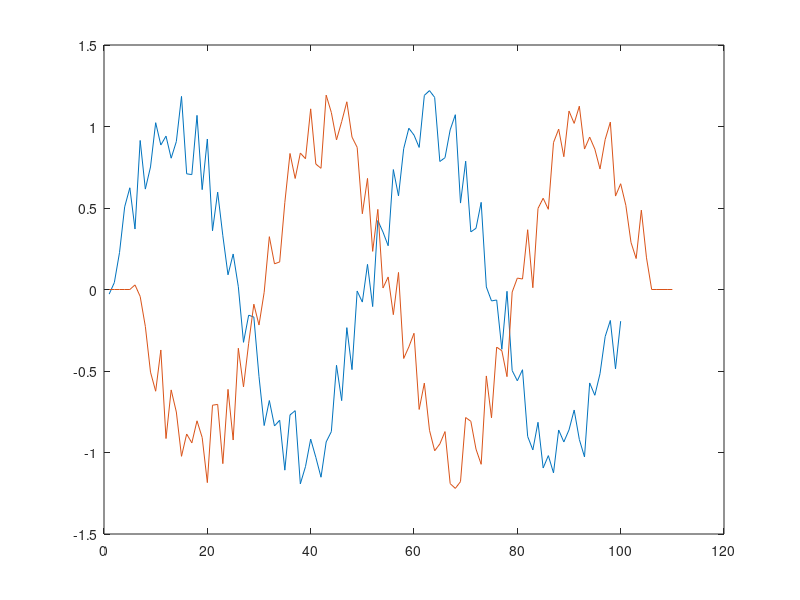

MATLAB code to generate this figure:
clear all;
R = 100;
f = 0.02;
m = 0:R-1;
s = sin(2*pi*f*m); % sinyal aslinya
d = 0.5*(rand(1,R) - 0.5);
x = s + d;
h2 = [0 0 0 0 0 -1 0 0 0 0 0];
y = conv(x,h2);
plot(x);
hold on;
plot(y);
